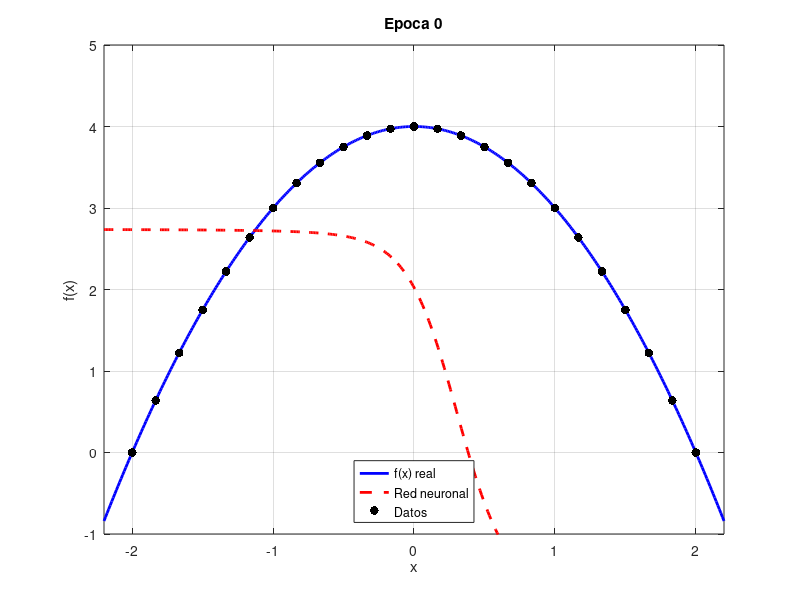

The MATLAB script that drew this image: (Note: this script raises an error after producing the figure.)
%% Aproximacion de f(x) = 4 - x^2
% Red neuronal con 1 capa oculta
% Activacion tanh con desplazamiento (bias por neurona)
% Entrenamiento mediante descenso del gradiente
clear; close all; clc;
%% ---------------- DATOS DE ENTRENAMIENTO ----------------
x_train = linspace(-2,2,25);
y_train = 4 - x_train.^2;
%% ---------------- FUNCION OBJETIVO ----------------------
f = @(x) 4 - x.^2;
%% ---------------- PARAMETROS DE LA RED ------------------
N = 2;                  % numero de neuronas ocultas
A  = @(x) tanh(x);
dA = @(x) 1 - tanh(x).^2;
%% ---------------- INICIALIZACION ------------------------
rng(1)
a = randn(1,N);         % pesos de salida
w = 2*randn(1,N);       % pesos de entrada
b = randn(1,N);         % desplazamientos
c = randn;              % bias final
%% ---------------- ENTRENAMIENTO -------------------------
eta = 0.01;
epochs = 200;
%% ---------------- DOMINIO PARA GRAFICAS -----------------
x_plot = linspace(-2.2,2.2,400);
y_true = f(x_plot);
%% ---------------- PREPARAR GIF --------------------------
gif_filename = fullfile(getenv('USERPROFILE'),'Downloads','entrenamiento_tanh_bias.gif');
figure
for epoch = 0:epochs
  
   %% --------- FORWARD ---------
   y_pred = zeros(size(x_train));
   for i = 1:N
       y_pred = y_pred + a(i)*A(w(i)*x_train + b(i));
   end
   y_pred = y_pred + c;
  
   error = y_pred - y_train;
  
   %% --------- GRADIENTES -------
   da = zeros(1,N);
   dw = zeros(1,N);
   db = zeros(1,N);
  
   for i = 1:N
       z = w(i)*x_train + b(i);
       da(i) = sum(error .* A(z));
       dw(i) = sum(error .* a(i) .* dA(z) .* x_train);
       db(i) = sum(error .* a(i) .* dA(z));
   end
  
   dc = sum(error);
  
   %% --------- ACTUALIZACION ----
   a = a - eta*da;
   w = w - eta*dw;
   b = b - eta*db;
   c = c - eta*dc;
  
   %% --------- VISUALIZACION ----
   if mod(epoch,20)==0 || epoch==epochs
      
       y_net = zeros(size(x_plot));
       for i = 1:N
           y_net = y_net + a(i)*A(w(i)*x_plot + b(i));
       end
       y_net = y_net + c;
      
       plot(x_plot,y_true,'b','LineWidth',2); hold on
       plot(x_plot,y_net,'r--','LineWidth',2)
       scatter(x_train,y_train,40,'k','filled')
       hold off
      
       grid on
       xlabel('x')
       ylabel('f(x)')
       title(['Epoca ',num2str(epoch)])
       legend('f(x) real','Red neuronal','Datos','Location','South')
       axis([-2.2 2.2 -1 5])
       drawnow
      
       %% --------- GUARDAR GIF -----
       frame = getframe(gcf);
       im = frame2im(frame);
       [A_gif,map] = rgb2ind(im,256,'nodither');
      
       if epoch == 0
           imwrite(A_gif,map,gif_filename,'gif', ...
               'LoopCount',Inf,'DelayTime',0.5);
       else
           imwrite(A_gif,map,gif_filename,'gif', ...
               'WriteMode','append','DelayTime',0.5);
       end
   end
end
